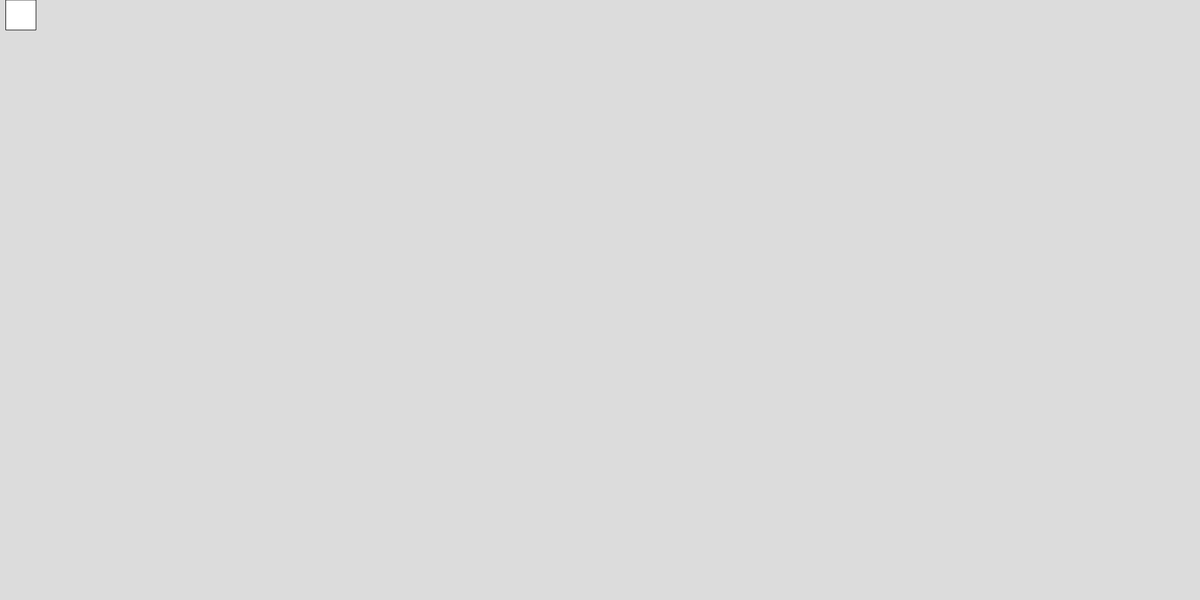
Frame 1 (no input)
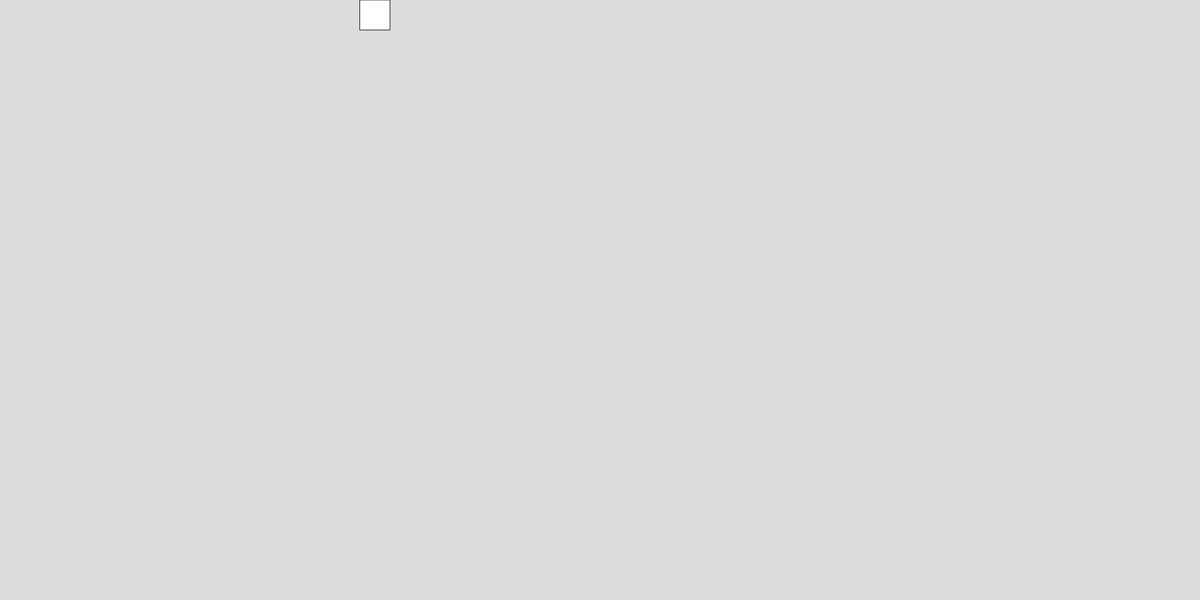
Frame 60 (no input)
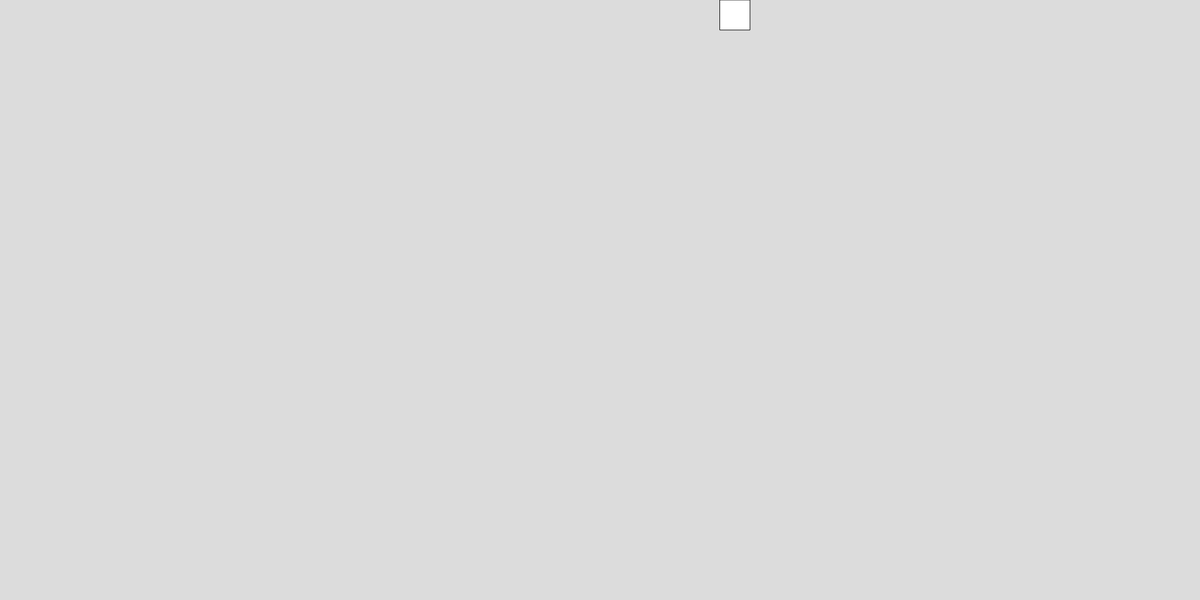
Frame 120 (the mouse pressed at the canvas centre since frame 60)

The p5.js sketch that drew these frames (run headless with seeded random() and noise() and a simulated clock; from frame 60 on, the mouse is pressed at the canvas centre):

// p5.js sketch
// ── sketch.js
// Project Title
// Your Name
// Date
//
// Extra for Experts:
// - describe what you did to take this project "above and beyond"

let state = 0;
const rectSize = 50;
let x = 0;
let y = 0;

function setup() {
  createCanvas(2000, 1000);
  const rectSize = 50;
}

function draw() {
  background(220);
  fill(random([0], [255]));
  if (state === 0) {
    x += 10;
    if (x > windowWidth - rectSize) {
      state = 1;
    }
  }
  else if (state === 1) {
    y += 10;
    if (y > windowHeight - rectSize) {
      state = 2;
    }
  }
  else if (state === 2) {
    x -= 10;
    if (x <= 0) {
      state = 3;
    }
  }
  else if (state === 3) {
    y -= 10;
    if (y <= 0) {
      state = 0;
    }
  }
  fill(random([0], [255]));
  rect(x,y,rectSize,rectSize);
}
